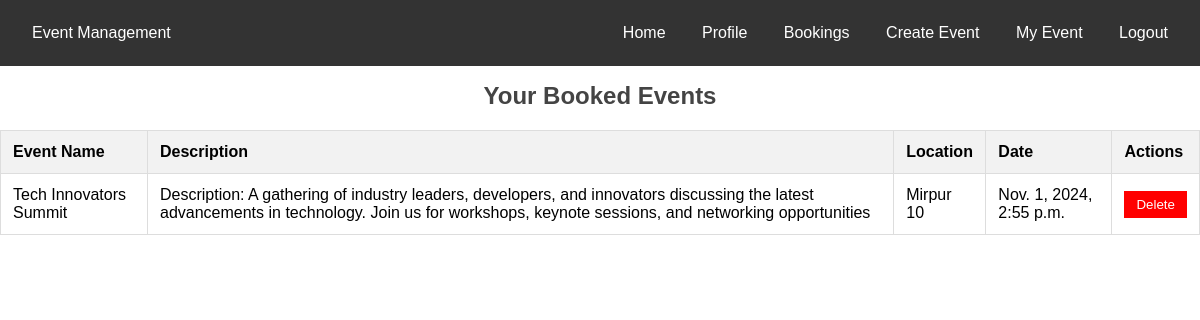
Screenshot of /event/my-booked-events/ (signed in) with the database file from the repository.
### event/models.py (models this page shows, shortened)
class Booking(models.Model):
    user = models.ForeignKey(User, on_delete=models.CASCADE)
    event = models.ForeignKey(Event, on_delete=models.CASCADE)
    class Meta:
        unique_together = ('user', 'event')

class Event(models.Model):
    CATEGORY_CHOICES = [
        ('conference', 'Conference'),
        ('concert', 'Concert'),
        ('workshop', 'Workshop'),
    ]
    name = models.CharField(max_length=200)
    description = models.TextField()
    location = models.CharField(max_length=200)
    date = models.DateTimeField()
    category = models.CharField(max_length=20, choices=CATEGORY_CHOICES)
    capacity = models.PositiveIntegerField()
    created_by = models.ForeignKey(
        User, on_delete=models.CASCADE, related_name="events")

### event/views.py (the view)
# urls.py: path('my-booked-events/', views.booked_events, name='booked_events'),
@login_required
def booked_events(request):
    bookings = Booking.objects.filter(
        user=request.user).select_related('event')
    return render(request, 'events/booked_events.html', {'bookings': bookings})

### event/templates/events/booked_events.html (shortened to what this page needs)
{% extends 'base.html' %}
{% block content %}
{% load static %}
<link rel="stylesheet" href="{% static 'css/booked.css' %}" />
<h1>Your Booked Events</h1>
<table>
  <thead>
    <tr>
      <th>Event Name</th>
      <th>Description</th>
      <th>Location</th>
      <th>Date</th>
      <th>Actions</th>
    </tr>
  </thead>
  <tbody>
    {% for booking in bookings %}
    <tr>
      <td>{{ booking.event.name }}</td>
      <td>{{ booking.event.description }}</td>
      <td>{{ booking.event.location }}</td>
      <td>{{ booking.event.date }}</td>
      <td>
        <form action="{% url 'delete_booking' booking.id %}" method="post" style="display: inline;">
          <button type="submit" class="btn-delete">Delete</button>
        </form>
      </td>
    </tr>
    {% empty %}
    <tr>
      <td colspan="5">No booked events found.</td>
    </tr>
    {% endfor %}
  </tbody>
</table>
{% endblock %}

### static/css/styles.css (style rules this page uses)
body { font-family: Arial, sans-serif; margin: 0; padding: 0; }

### static/css/form.css (style rules this page uses)
h1 { margin-bottom: 20px; font-size: 24px; text-align: center; color: #444; }
form { display: flex; flex-direction: column; }

### static/css/booked.css (style rules this page uses)
table { width: 100%; border-collapse: collapse; }
thead { background-color: #f2f2f2; }
th, td { padding: 12px; text-align: left; border: 1px solid #ddd; }
.btn-delete { background-color: red; color: white; border: none; padding: 6px 12px; cursor: pointer; }

### rows the page displays
Booking: event.name "Tech Innovators Summit", event.description "Description: A gathering of industry leaders, developers, and innovators discussing the latest advancements in technology. Join us for workshops, keynote sessions, and networking opportunities", event.location "Mirpur 10", event "Nov. 1, 2024, 2:55 p.m."
